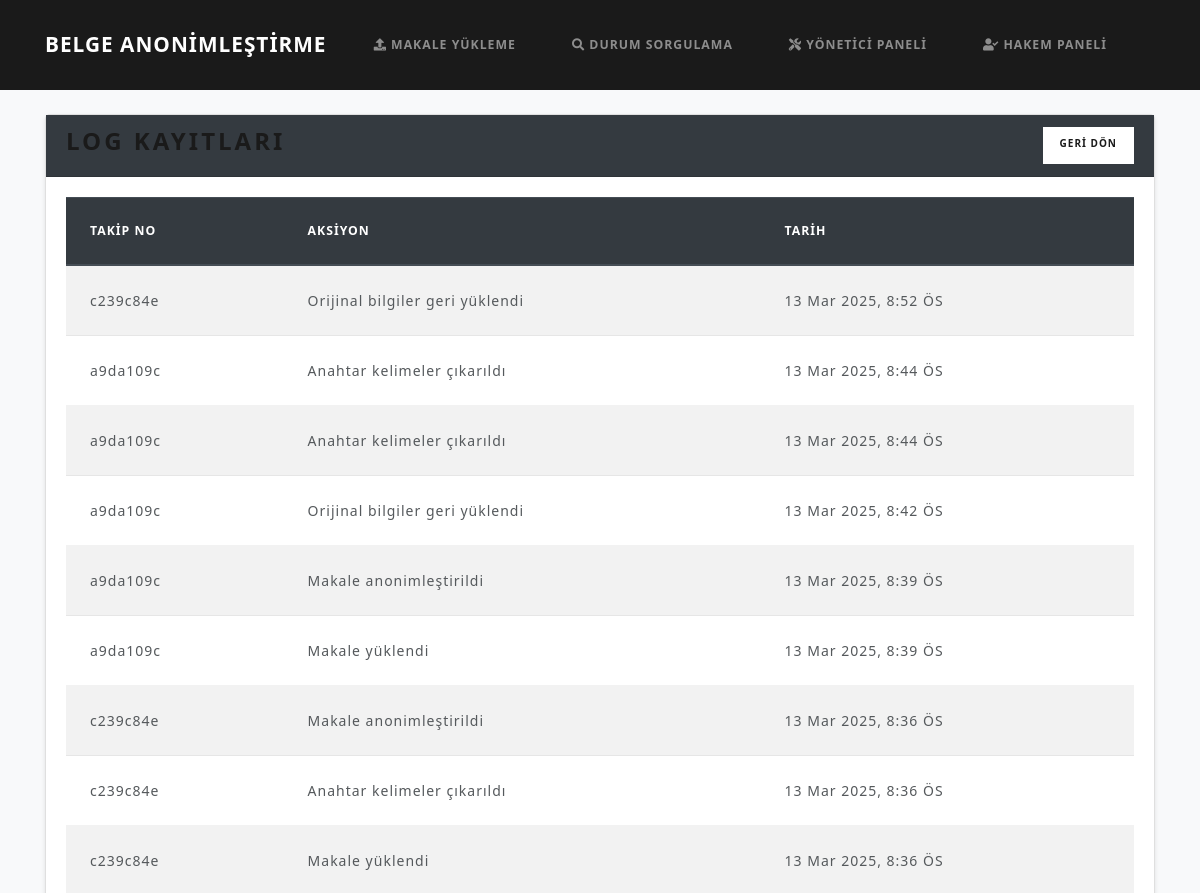
/makalesistemi/yonetici/logs/ (upper part), run on an earlier commit of the app's database.
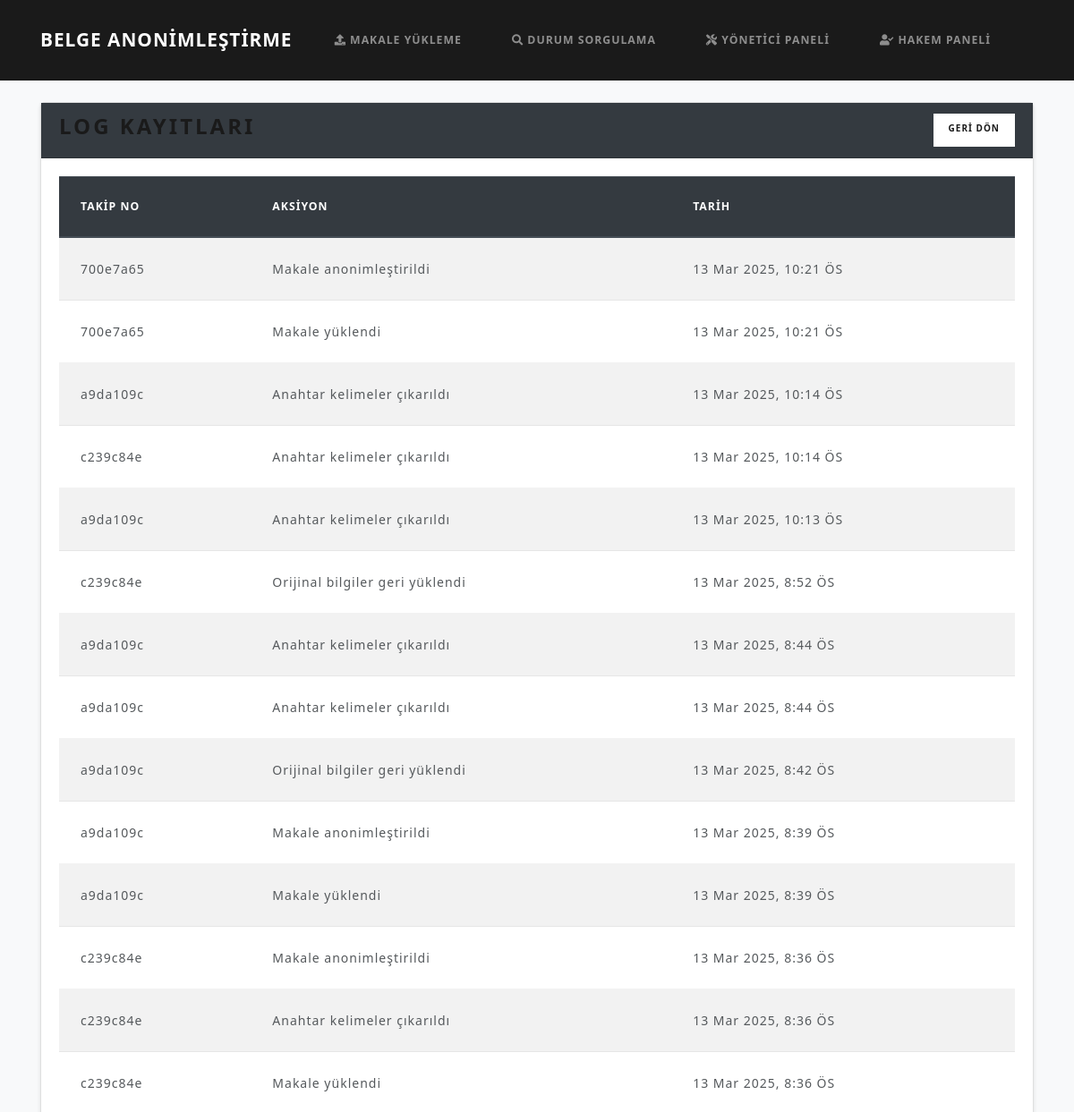
And on a later commit of the database.
### papers/models.py (models this page shows, shortened)
class Log(models.Model):
    submission = models.ForeignKey(Submission, on_delete=models.CASCADE)
    action = models.CharField(max_length=200)
    timestamp = models.DateTimeField(default=timezone.now)

class Submission(models.Model):
    tracking_number = models.CharField(max_length=50, unique=True)
    email_hash = models.CharField(max_length=64)
    encrypted_filename = models.TextField(null=True, blank=True)
    original_pdf = models.FileField(upload_to='uploads/')
    revised_pdf = models.FileField(upload_to='uploads/', null=True, blank=True)
    anonymized_pdf = models.FileField(upload_to='anonymized/', null=True, blank=True)
    final_pdf = models.FileField(upload_to='final/', null=True, blank=True)
    extracted_keywords = models.TextField(blank=True, null=True)
    subtopics = models.ManyToManyField(Subtopic, blank=True, related_name='submissions')
    status = models.CharField(max_length=50, choices=STATUS_CHOICES, default='Gönderildi')
    review = models.TextField(null=True, blank=True)
    reviewer = models.ForeignKey(Reviewer, null=True, blank=True, on_delete=models.SET_NULL)
    timestamp = models.DateTimeField(default=timezone.now)
    reviewed_pdf = models.FileField(upload_to='reviewed/', null=True, blank=True)  # Yeni alan
    anonymized_data = models.TextField(null=True, blank=True)
    restored = models.BooleanField(default=False)

### papers/views.py (the view)
# urls.py: path('makalesistemi/yonetici/logs/', views.editor_logs, name='editor_logs'),
def editor_logs(request):
    logs = Log.objects.all().order_by('-timestamp')
    return render(request, 'editor_logs.html', {'logs': logs})

### templates/editor_logs.html
{% extends 'base.html' %}
{% block content %}
<div class="card">
  <div class="card-header bg-dark text-white d-flex justify-content-between">
    <h3>Log Kayıtları</h3>
    <a href="{% url 'editor_dashboard' %}" class="btn btn-light btn-sm">GERİ DÖN</a>
  </div>
  <div class="card-body">
    {% if logs %}
    <div class="table-responsive">
      <table class="table table-striped">
        <thead class="thead-dark">
          <tr>
            <th>Takip No</th>
            <th>Aksiyon</th>
            <th>Tarih</th>
          </tr>
        </thead>
        <tbody>
          {% for log in logs %}
          <tr>
            <td>{{ log.submission.tracking_number }}</td>
            <td>{{ log.action }}</td>
            <td>{{ log.timestamp|date:"d M Y, g:i A" }}</td>
          </tr>
          {% endfor %}
        </tbody>
      </table>
    </div>
    {% else %}
    <p>Log kaydı bulunamadı.</p>
    {% endif %}
  </div>
</div>
{% endblock %}

What changed in the data, as far as the page shows it:
added Log: submission.tracking_number "700e7a65", action "Makale anonimleştirildi", timestamp "13 Mar 2025, 10:21 ÖS"
added Log: submission.tracking_number "700e7a65", action "Makale yüklendi", timestamp "13 Mar 2025, 10:21 ÖS"
added Log: submission.tracking_number "a9da109c", action "Anahtar kelimeler çıkarıldı", timestamp "13 Mar 2025, 10:14 ÖS"
added Log: submission.tracking_number "c239c84e", action "Anahtar kelimeler çıkarıldı", timestamp "13 Mar 2025, 10:14 ÖS"
added Log: submission.tracking_number "a9da109c", action "Anahtar kelimeler çıkarıldı", timestamp "13 Mar 2025, 10:13 ÖS"
